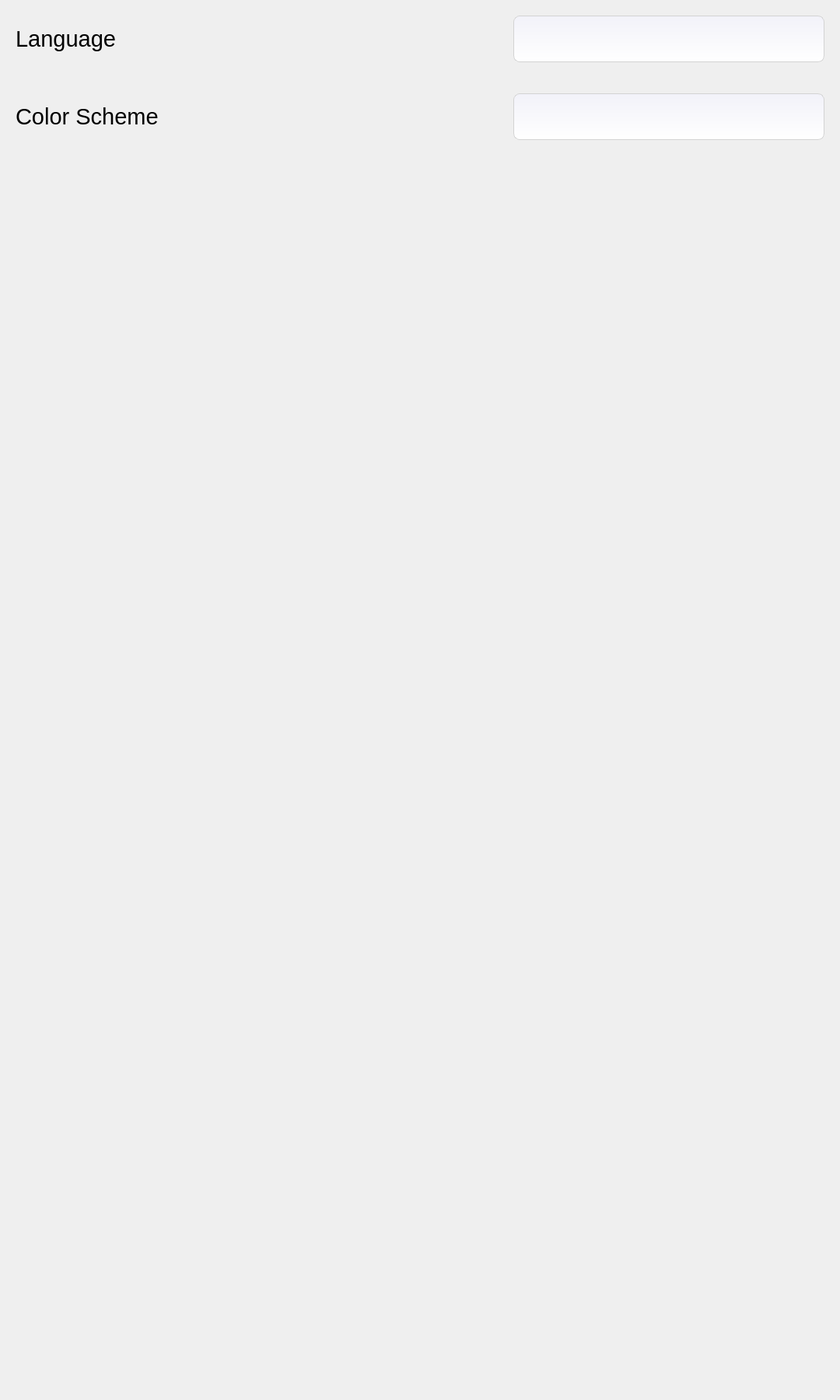
<?xml version="1.0" encoding="UTF-8"?>
<ui version="4.0">
 <class>SettingsWidget</class>
 <widget class="QWidget" name="SettingsWidget">
  <property name="geometry">
   <rect>
    <x>0</x>
    <y>0</y>
    <width>1080</width>
    <height>1800</height>
   </rect>
  </property>
  <property name="windowTitle">
   <string>Form</string>
  </property>
  <widget class="QWidget" name="widget_Background" native="true">
   <property name="geometry">
    <rect>
     <x>0</x>
     <y>0</y>
     <width>1080</width>
     <height>1800</height>
    </rect>
   </property>
   <property name="styleSheet">
    <string notr="true">background-image: url(:/images/backgrounds/bg_blue_day.png);
</string>
   </property>
   <widget class="QComboBox" name="comboBoxLanguage">
    <property name="geometry">
     <rect>
      <x>660</x>
      <y>20</y>
      <width>400</width>
      <height>60</height>
     </rect>
    </property>
    <property name="font">
     <font>
      <pointsize>22</pointsize>
     </font>
    </property>
    <property name="focusPolicy">
     <enum>Qt::NoFocus</enum>
    </property>
    <property name="styleSheet">
     <string notr="true">QComboBox {
border: 1px solid #D3D3D3;
border-radius: 8px;
background: qlineargradient(spread:pad, x1:0, y1:0, x2:0, y2:1, stop:0 rgba(242, 242, 249, 255), stop:1 rgba(255, 255, 255, 255));
color: #333;
padding: 0px;
} 
QComboBox:on {
background: qlineargradient(x1: 0, y1: 0, x2: 0, y2: 1,stop: 0 #D5D5D5, stop: 1 #EEEEEE);
} 
QComboBox::drop-down {
border: 0px solid;
border-radius: 0px;
}
QComboBox::down-arrow:on {
}
</string>
    </property>
   </widget>
   <widget class="QWidget" name="widget_Settings_Icon" native="true">
    <property name="geometry">
     <rect>
      <x>-40</x>
      <y>1640</y>
      <width>200</width>
      <height>200</height>
     </rect>
    </property>
    <property name="styleSheet">
     <string notr="true">border-image: url(:/icons/settings_day.png) 0 0 0 0 stretch stretch;
</string>
    </property>
   </widget>
   <widget class="QLabel" name="labelColorScheme">
    <property name="geometry">
     <rect>
      <x>20</x>
      <y>120</y>
      <width>300</width>
      <height>60</height>
     </rect>
    </property>
    <property name="font">
     <font>
      <pointsize>22</pointsize>
     </font>
    </property>
    <property name="text">
     <string>Color Scheme</string>
    </property>
   </widget>
   <widget class="QLabel" name="labelLanguage">
    <property name="geometry">
     <rect>
      <x>20</x>
      <y>20</y>
      <width>300</width>
      <height>60</height>
     </rect>
    </property>
    <property name="font">
     <font>
      <pointsize>22</pointsize>
     </font>
    </property>
    <property name="text">
     <string>Language</string>
    </property>
   </widget>
   <widget class="QComboBox" name="comboBoxColorScheme">
    <property name="geometry">
     <rect>
      <x>660</x>
      <y>120</y>
      <width>400</width>
      <height>60</height>
     </rect>
    </property>
    <property name="font">
     <font>
      <pointsize>22</pointsize>
     </font>
    </property>
    <property name="focusPolicy">
     <enum>Qt::NoFocus</enum>
    </property>
    <property name="styleSheet">
     <string notr="true">QComboBox {
border: 1px solid #D3D3D3;
border-radius: 8px;
background: qlineargradient(spread:pad, x1:0, y1:0, x2:0, y2:1, stop:0 rgba(242, 242, 249, 255), stop:1 rgba(255, 255, 255, 255));
color: #333;
padding: 0px;
} 
QComboBox:on {
background: qlineargradient(x1: 0, y1: 0, x2: 0, y2: 1,stop: 0 #D5D5D5, stop: 1 #EEEEEE);
} 
QComboBox::drop-down {
border: 0px solid;
border-radius: 0px;
}
QComboBox::down-arrow:on {
}
</string>
    </property>
   </widget>
   <zorder>comboBoxLanguage</zorder>
   <zorder>widget_Settings_Icon</zorder>
   <zorder>labelLanguage</zorder>
   <zorder>labelColorScheme</zorder>
   <zorder>labelLanguage</zorder>
   <zorder>comboBoxColorScheme</zorder>
  </widget>
 </widget>
 <resources/>
 <connections/>
</ui>
